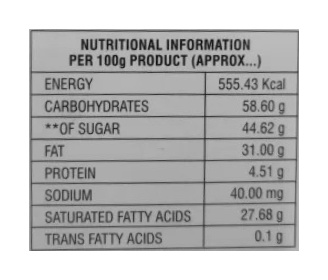
#> input picture test/testimg/test4_image.jpg, 328 x 280 px, found by its file name
$ python test7.py
#> lines starting #> are read from the running program, lines starting #| are printed output that depends on the picture; after the words box and inside, x2 and y2 are one past the last pixel; in counts of white or black regions, pixels touching at a corner belong together
import cv2
import numpy as np

def merge_lines(lines, axis, threshold=10):
    """將線段合併到同一條線，axis=0表示垂直線，axis=1表示水平線"""
    if len(lines) == 0:
        return lines

    merged_lines = []
    lines = sorted(lines, key=lambda line: line[axis])  # 按指定軸排序
    current_line = lines[0]

    for line in lines[1:]:
        if abs(line[axis] - current_line[axis]) < threshold:  # 線段接近，合併
            current_line = [
                min(current_line[0], line[0]), min(current_line[1], line[1]),
                max(current_line[2], line[2]), max(current_line[3], line[3])
            ]
        else:
            merged_lines.append(current_line)
            current_line = line
    merged_lines.append(current_line)  # 加入最後一條線

    return merged_lines

# 讀取圖片
img = cv2.imread('test4_image.jpg')
#> img is the input picture: shape (280, 328, 3); min 12, max 255, mean 187.9

# 將圖片轉成灰階
gray = cv2.cvtColor(img, cv2.COLOR_BGR2GRAY)

# 高斯模糊去除雜訊，讓邊緣偵測更加平滑
gray = cv2.GaussianBlur(gray, (5, 5), 0)
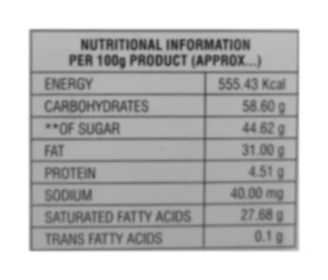
#> gray: shape (280, 328); min 53, max 255, mean 187.9

# 用Canny進行邊緣偵測
edges = cv2.Canny(gray, 50, 150, apertureSize=3)
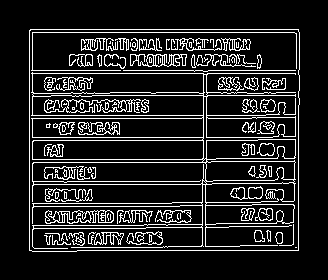
#> edges: shape (280, 328); 13.5% white in thin lines or dots, all inside (x1, y1, x2, y2) = (29, 29, 300, 252)

# 使用HoughLinesP來偵測線段
minLineLength = img.shape[1] // 10  # 根據圖片大小自適應
#> minLineLength = 32
maxLineGap = img.shape[1] // 50
#> maxLineGap = 6
lines = cv2.HoughLinesP(edges, 1, np.pi / 180, 100, minLineLength=minLineLength, maxLineGap=maxLineGap)
#> lines = 32 rows, first 6: [29, 32, 299, 32], [29, 137, 272, 137], [30, 29, 298, 29], [29, 70, 298, 70], [29, 118, 256, 118], [29, 73, 298, 73]

# 定義存儲垂直線和橫線的陣列
vertical_lines = []
horizontal_lines = []

# 將線條分為垂直線和橫線
if lines is not None:
    for line in lines:
        x1, y1, x2, y2 = line[0]

        # 檢查是否為橫線 (y座標幾乎不變)
        if abs(y2 - y1) < 10:
            horizontal_lines.append([x1, y1, x2, y2])

        # 檢查是否為直線 (x座標幾乎不變)
        elif abs(x2 - x1) < 10:
            vertical_lines.append([x1, y1, x2, y2])
#> this loop made 32 passes
#> (x1, y1, x2, y2) on passes 1 to 12: (29, 32, 299, 32), (29, 137, 272, 137), (30, 29, 298, 29), (29, 70, 298, 70), (29, 118, 256, 118), (29, 73, 298, 73), (29, 250, 29, 30), (31, 115, 265, 115), (92, 95, 298, 95), (33, 140, 257, 140), (77, 250, 298, 250), (32, 181, 212, 181)
#> after the loop, horizontal_lines = 26 items, first 6: [29, 32, 299, 32], [29, 137, 272, 137], [30, 29, 298, 29], [29, 70, 298, 70], [29, 118, 256, 118], [29, 73, 298, 73]; vertical_lines = [[29, 250, 29, 30], [295, 124, 295, 92], [32, 251, 32, 33], [298, 249, 298, 105], [293, 244, 294, 156], [205, 187, 205, 243]]

# 整理垂直線和橫線陣列，合併相近的線段
vertical_lines = merge_lines(vertical_lines, axis=0)  # 按 x 座標整理
#> in merge_lines, `lines = sorted(lines, key=lambda line: line[axis])`: lines = [[29, 250, 29, 30], [32, 251, 32, 33], [205, 187, 205, 243], [293, 244, 294, 156], [295, 124, 295, 92], [298, 249, 298, 105]]
#> in merge_lines, `current_line = lines[0]`: current_line = [29, 250, 29, 30]
#> the loop in merge_lines, `for line in lines[1:]:` made 5 passes
#> (line, current_line) on passes 1, 4, 5: ([32, 251, 32, 33], [29, 250, 32, 33]), ([295, 124, 295, 92], [293, 124, 295, 156]), ([298, 249, 298, 105], [293, 124, 298, 156])
#> after the loop in merge_lines, `for line in lines[1:]:`: merged_lines = [[29, 250, 32, 33], [205, 187, 205, 243]]
#> vertical_lines = [[29, 250, 32, 33], [205, 187, 205, 243], [293, 124, 298, 156]]
horizontal_lines = merge_lines(horizontal_lines, axis=1)  # 按 y 座標整理
#> the loop in merge_lines (call 2), `for line in lines[1:]:` made 25 passes
#> (line, current_line) on passes 1, 5, 6, 8, 9, 11, 13, 15, 17, 19, 21, 22: ([29, 32, 299, 32], [29, 29, 299, 32]), ([29, 70, 298, 70], [29, 65, 298, 70]), ([29, 73, 298, 73], [29, 65, 298, 73]), ([33, 93, 109, 93], [33, 92, 246, 93]), ([92, 95, 298, 95], [33, 92, 298, 95]), ([29, 118, 256, 118], [29, 115, 265, 118]), ([33, 140, 257, 140], [29, 137, 272, 140]), ([33, 162, 210, 162], [32, 159, 215, 162]), ([33, 184, 211, 184], [32, 181, 212, 184]), ([33, 206, 179, 206], [32, 203, 179, 206]), ([78, 225, 134, 225], [78, 224, 206, 225]), ([229, 226, 263, 226], [78, 224, 263, 226])
#> current_line on passes 2, 3, 4, 7, 10, 12: [81, 39, 158, 39], [81, 49, 157, 49], [69, 65, 260, 65], [110, 92, 246, 92], [31, 115, 265, 115], [29, 137, 272, 137]
#> horizontal_lines = [[29, 29, 299, 32], [81, 39, 158, 39], [81, 49, 157, 49], [29, 65, 298, 73], [33, 92, 298, 95], [29, 115, 265, 118], [29, 137, 272, 140], [32, 159, 215, 162], [32, 181, 212, 184], [32, 203, 179, 206], [33, 224, 263, 228], [77, 247, 298, 250]]

# 繪製垂直線和橫線
for line in vertical_lines:
    x1, y1, x2, y2 = line
    cv2.line(img, (x1, y1), (x2, y2), (0, 0, 255), 2)  # 紅色垂直線
#> this loop made 3 passes
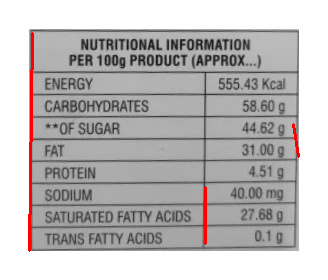
#> img: shape (280, 328, 3); 1.01% of pixels changed, all inside (x1, y1, x2, y2) = (28, 32, 300, 252)

for line in horizontal_lines:
    x1, y1, x2, y2 = line
    cv2.line(img, (x1, y1), (x2, y2), (0, 255, 0), 2)  # 綠色橫線
#> this loop made 12 passes
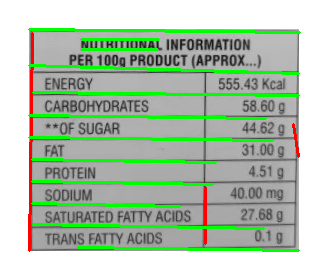
#> img: shape (280, 328, 3); 7.89% of pixels changed, all inside (x1, y1, x2, y2) = (28, 28, 301, 252)

# 保存結果
cv2.imwrite('test7_final.png', img)

# 顯示結果 (如在本地環境)
# cv2.imshow('Result', img)
# cv2.waitKey(0)
# cv2.destroyAllWindows()

$ run again, with test/testimg/S__20750478.jpg copied over test/testimg/test4_image.jpg
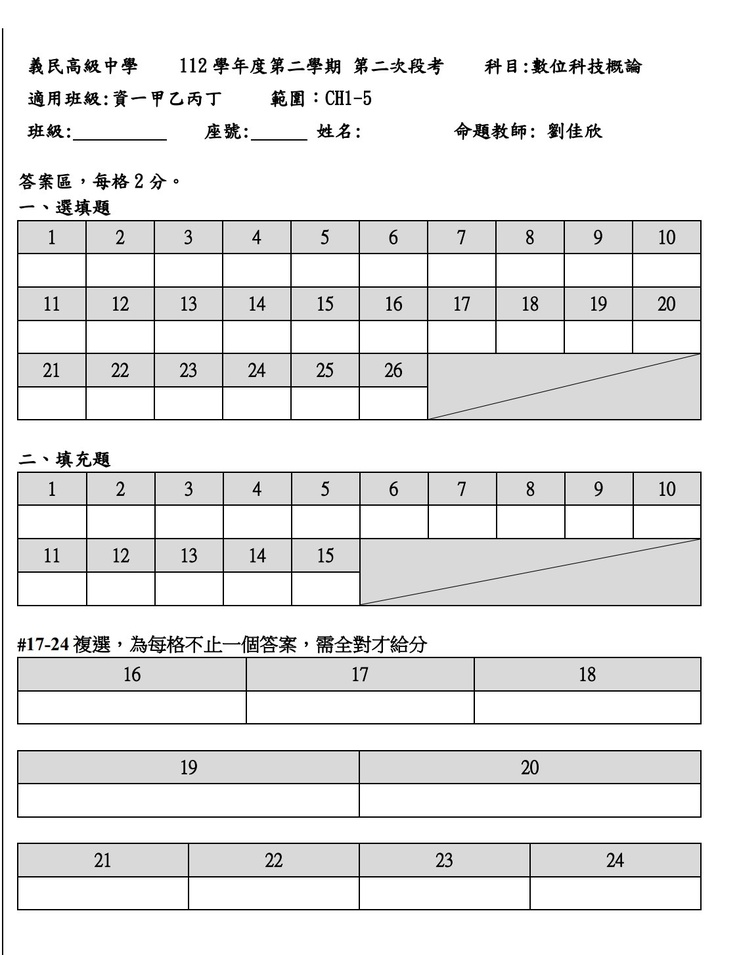
#> input picture test/testimg/S__20750478.jpg, 739 x 955 px, shrunk from 1125 x 1454 before the run, found by its file name
#> img is the input picture: shape (955, 739, 3); mean B, G, R 230.7, 230.7, 230.7
#> `edges = cv2.Canny(gray, 50, 150, apertureSize=3)`:
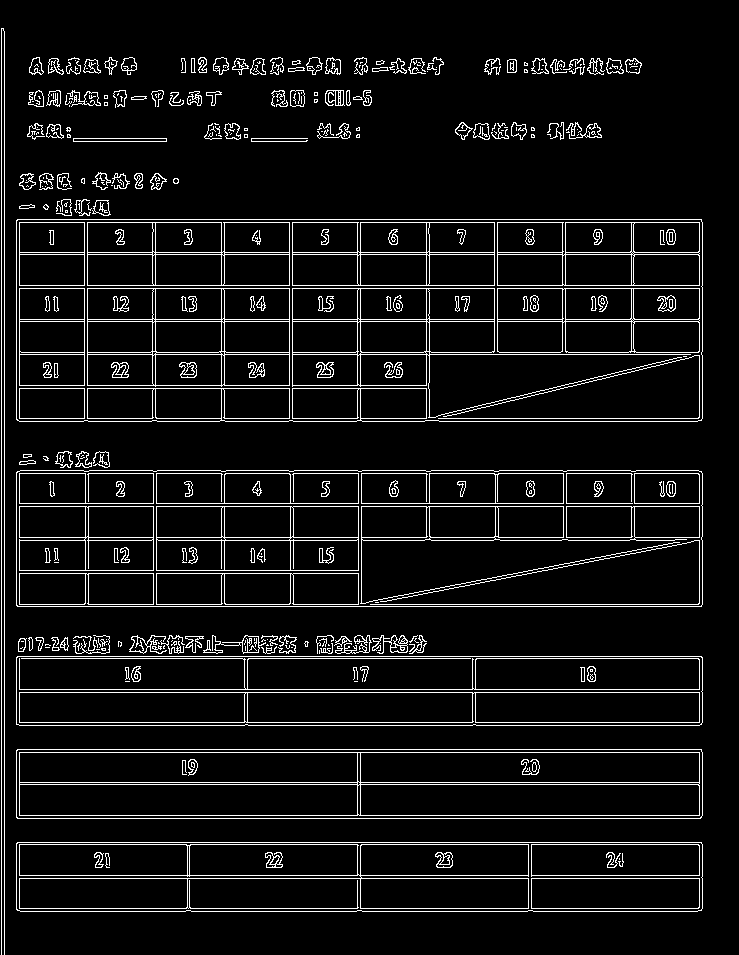
#> edges: shape (955, 739); 7.2% white in thin lines or dots
#> `lines = cv2.HoughLinesP(edges, 1, np.pi / 180, 100, minLineLength=minL..`: lines = 108 rows, first 6: [1, 954, 1, 28], [4, 954, 4, 31], [16, 878, 702, 878], [20, 470, 698, 470], [19, 421, 697, 421], [16, 288, 702, 288]
#> the loop `for line in lines:` made 108 passes
#> after the loop `for line in lines:`: horizontal_lines = 72 items, first 6: [16, 878, 702, 878], [20, 470, 698, 470], [19, 421, 697, 421], [16, 288, 702, 288], [16, 354, 701, 354], [17, 606, 701, 606]; vertical_lines = 32 items, first 6: [1, 954, 1, 28], [4, 954, 4, 31], [699, 603, 699, 471], [16, 419, 16, 220], [702, 417, 702, 223], [19, 417, 19, 206]
#> in merge_lines, `lines = sorted(lines, key=lambda line: line[axis])`: lines = 32 items, first 6: [1, 954, 1, 28], [4, 954, 4, 31], [16, 419, 16, 220], [19, 417, 19, 206], [19, 603, 19, 462], [84, 420, 84, 199]
#> in merge_lines, `current_line = lines[0]`: current_line = [1, 954, 1, 28]
#> the loop in merge_lines, `for line in lines[1:]:` made 31 passes
#> (line, current_line) on passes 1, 3, 4, 6, 7, 8, 10, 11: ([4, 954, 4, 31], [1, 954, 4, 31]), ([19, 417, 19, 206], [16, 417, 19, 220]), ([19, 603, 19, 462], [16, 417, 19, 462]), ([85, 603, 85, 452], [84, 420, 85, 452]), ([87, 420, 87, 200], [84, 420, 87, 452]), ([88, 603, 88, 453], [84, 420, 88, 453]), ([153, 603, 153, 471], [152, 420, 153, 471]), ([155, 420, 155, 223], [152, 420, 155, 471])
#> after the loop in merge_lines, `for line in lines[1:]:`: merged_lines = [[1, 954, 4, 31], [16, 417, 19, 462], [84, 420, 88, 453], [152, 420, 156, 471], [221, 420, 224, 223], [289, 420, 292, 471], [357, 420, 361, 471], [426, 420, 429, 223], [494, 351, 497, 223], [565, 351, 565, 223], [631, 351, 631, 223]]
#> `vertical_lines = merge_lines(vertical_lines, axis=0)`: vertical_lines = [[1, 954, 4, 31], [16, 417, 19, 462], [84, 420, 88, 453], [152, 420, 156, 471], [221, 420, 224, 223], [289, 420, 292, 471], [357, 420, 361, 471], [426, 420, 429, 223], [494, 351, 497, 223], [565, 351, 565, 223], [631, 351, 631, 223], [699, 417, 702, 474]]
#> the loop in merge_lines (call 2), `for line in lines[1:]:` made 71 passes
#> (line, current_line) on passes 1 to 8: ([181, 61, 334, 63], [181, 59, 334, 63]), ([532, 61, 636, 59], [181, 59, 636, 63]), ([486, 63, 637, 60], [181, 59, 637, 63]), ([357, 63, 443, 63], [181, 59, 637, 63]), ([485, 64, 641, 64], [181, 59, 641, 64]), ([182, 66, 340, 63], [181, 59, 641, 64]), ([534, 66, 640, 66], [181, 59, 641, 66]), ([332, 67, 439, 67], [181, 59, 641, 67])
#> `horizontal_lines = merge_lines(horizontal_lines, axis=1)`: horizontal_lines = 26 items, first 6: [181, 59, 641, 68], [29, 69, 639, 72], [73, 138, 319, 141], [16, 219, 702, 222], [16, 252, 702, 254], [16, 285, 702, 288]
#> the loop `for line in vertical_lines:` made 12 passes
#> the loop `for line in horizontal_lines:` made 26 passes
#> after the loop `for line in horizontal_lines:`:
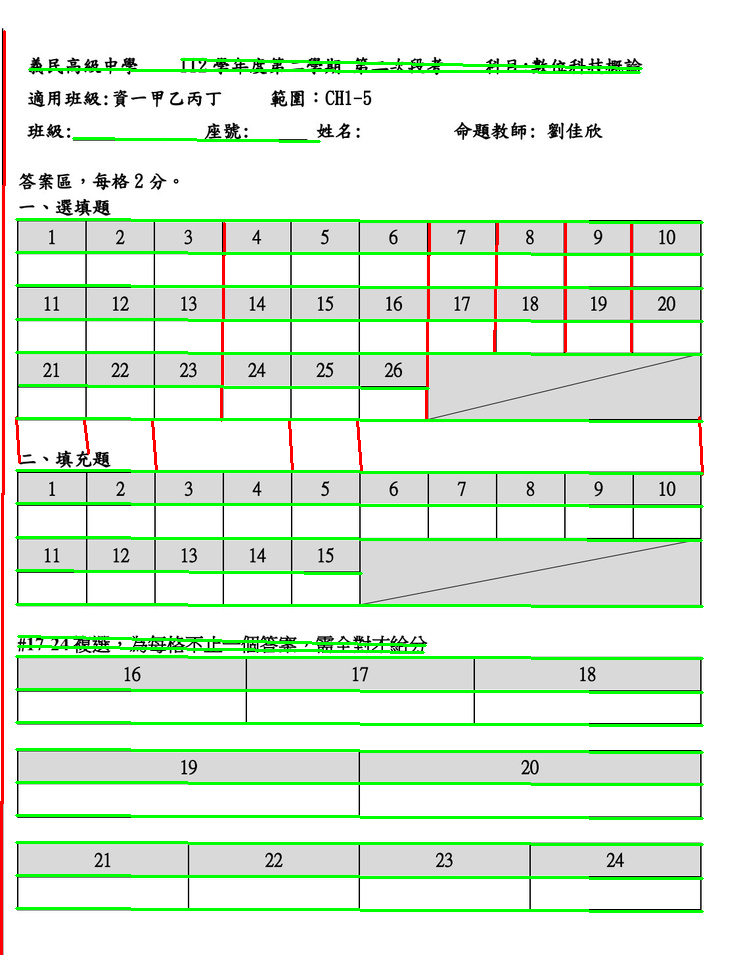
#> img: shape (955, 739, 3); mean B, G, R 219.3, 236.6, 221.4

$ run again, with test/testimg/test4.jpg copied over test/testimg/test4_image.jpg
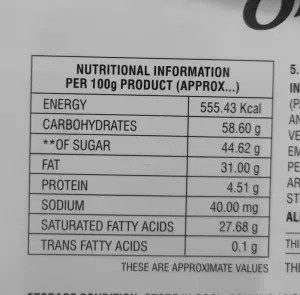
#> input picture test/testimg/test4.jpg, 300 x 295 px, found by its file name
#> img is the input picture: shape (295, 300, 3); min 8, max 204, mean 160.6
#> `edges = cv2.Canny(gray, 50, 150, apertureSize=3)`:
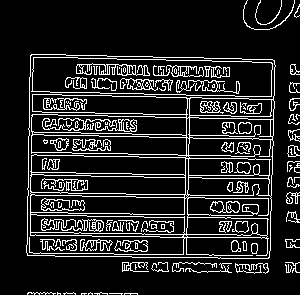
#> edges: shape (295, 300); 14.1% white in thin lines or dots
#> `lines = cv2.HoughLinesP(edges, 1, np.pi / 180, 100, minLineLength=minL..`: lines = 43 rows, first 6: [28, 195, 70, 195], [144, 217, 176, 217], [228, 138, 258, 138], [139, 157, 272, 159], [28, 172, 243, 175], [29, 132, 60, 132]
#> the loop `for line in lines:` made 43 passes
#> after the loop `for line in lines:`: horizontal_lines = 37 items, first 6: [28, 195, 70, 195], [144, 217, 176, 217], [228, 138, 258, 138], [139, 157, 272, 159], [28, 172, 243, 175], [29, 132, 60, 132]; vertical_lines = [[28, 194, 28, 163], [187, 237, 188, 144], [26, 252, 27, 188], [29, 252, 33, 54], [272, 166, 274, 81], [267, 272, 267, 236]]
#> in merge_lines, `lines = sorted(lines, key=lambda line: line[axis])`: lines = [[26, 252, 27, 188], [28, 194, 28, 163], [29, 252, 33, 54], [187, 237, 188, 144], [267, 272, 267, 236], [272, 166, 274, 81]]
#> in merge_lines, `current_line = lines[0]`: current_line = [26, 252, 27, 188]
#> the loop in merge_lines, `for line in lines[1:]:` made 5 passes
#> (line, current_line) on passes 1, 2, 5: ([28, 194, 28, 163], [26, 194, 28, 188]), ([29, 252, 33, 54], [26, 194, 33, 188]), ([272, 166, 274, 81], [267, 166, 274, 236])
#> after the loop in merge_lines, `for line in lines[1:]:`: merged_lines = [[26, 194, 33, 188], [187, 237, 188, 144]]
#> `vertical_lines = merge_lines(vertical_lines, axis=0)`: vertical_lines = [[26, 194, 33, 188], [187, 237, 188, 144], [267, 166, 274, 236]]
#> the loop in merge_lines (call 2), `for line in lines[1:]:` made 36 passes
#> (line, current_line) on passes 1, 2, 5, 7, 8, 10, 11, 12: ([78, 58, 211, 60], [78, 57, 211, 60]), ([204, 58, 272, 59], [78, 57, 272, 60]), ([156, 97, 273, 99], [144, 94, 273, 99]), ([58, 115, 107, 115], [58, 113, 189, 115]), ([108, 116, 198, 117], [58, 113, 198, 117]), ([81, 133, 114, 133], [29, 132, 114, 133]), ([132, 134, 228, 135], [29, 132, 228, 135]), ([44, 135, 98, 135], [29, 132, 228, 135])
#> `horizontal_lines = merge_lines(horizontal_lines, axis=1)`: horizontal_lines = [[78, 57, 272, 60], [136, 75, 229, 76], [144, 94, 273, 99], [58, 113, 198, 117], [29, 132, 258, 138], [72, 153, 272, 159], [28, 172, 271, 179], [28, 192, 270, 198], [144, 214, 270, 219], [27, 231, 270, 237], [27, 253, 263, 258]]
#> the loop `for line in vertical_lines:` made 3 passes
#> the loop `for line in horizontal_lines:` made 11 passes
#> after the loop `for line in horizontal_lines:`:
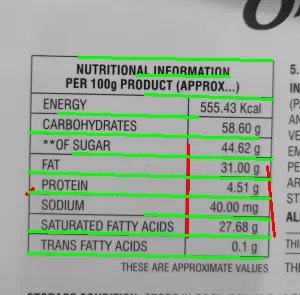
#> img: shape (295, 300, 3); mean B, G, R 150.6, 168.7, 151.9
